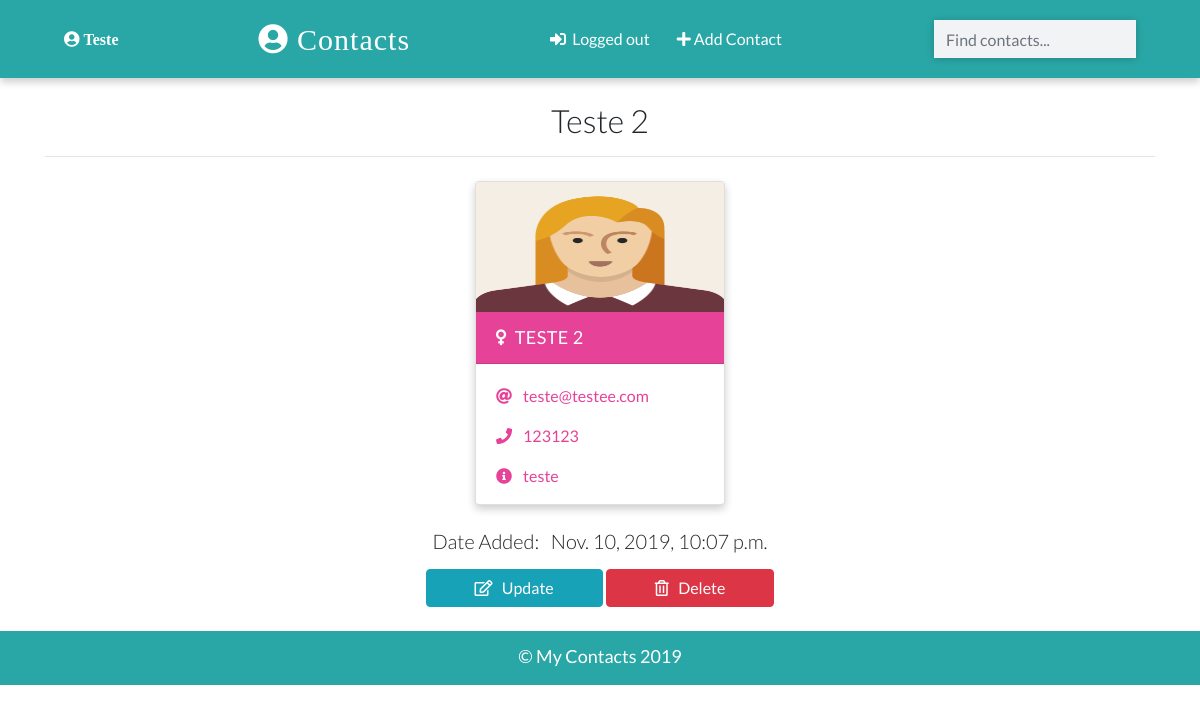
The page /detail/2 (signed in) on the database its author committed.
### app/models.py (models this page shows, shortened)
class Contact(models.Model):
    manager = models.ForeignKey(User, on_delete=models.CASCADE, default=None)
    name = models.CharField(max_length=20)
    email = models.EmailField(max_length=100, unique = True)
    phone = models.IntegerField(unique = True)
    info = models.CharField(max_length=30)
    gender = models.CharField(max_length=50, choices =(
        ('male', 'Male'),
        ('female', 'Female'),
        ('other', 'Other')
    ))
    image = models.ImageField(upload_to='images/', blank = True)
    date_added = models.DateTimeField(default=datetime.now)
    class Meta:
        ordering = ['-id']

### app/views.py (the view)
# urls.py: path('detail/<int:pk>', views.ContactDetailView.as_view(), name="detail"),
class ContactDetailView(LoginRequiredMixin, DetailView):
    template_name = 'detail.html'
    model = Contact
    context_object_name = 'contact'

### templates/detail.html (shortened to what this page needs)
{% extends 'base.html' %}
{% load static %}
{% block content %}
{% if contact.manager == request.user %}
    <div class="container">
        <h2 class="heading font-weight-light text-center">{{contact.name}}</h2>
        <hr/>
    </div>
    <div class="container main-part">
        {% include 'partials/_card.html' %}
    </div>
    <div class="container mt-3">
        <h5 class="text-center my-3 font-weight-light">Date Added: &nbsp; {{contact.date_added}}</h5>
        <p class="text-center text-white">
            <a class="btn btn-info px-5" href="{% url 'update' contact.id %}">
            <i class="far fa-edit"></i> &nbsp; Update
            </a>
            <a class="btn btn-danger px-5" href="{% url 'delete' contact.id %}">
            <i class="far fa-trash-alt"></i> &nbsp; Delete
            </a>
        </p>
    </div>
{% else %}
    <div class="container">
        <h2 class="heading font-weight-light text-center">You don't have acess to this page.</h2>
    </div>
{% endif %}
{% endblock content %}

### templates/base.html (shortened to what this page needs)
{% load static %}
<!DOCTYPE html>
<html lang="en">
  <head>
    <link
      rel="stylesheet"
      href="https://stackpath.bootstrapcdn.com/bootstrap/4.2.1/css/bootstrap.min.css"
    />
    <link rel="stylesheet" href="{% static './css/main.css' %}" />
    <link
      rel="stylesheet"
      href="https://use.fontawesome.com/releases/v5.6.3/css/all.css"
    />
  </head>
  <body>
    <nav>
      {% if request.user.is_authenticated %}
        <i class="text-white fas fa-user-circle"> {{user.username}}</i>
      {% endif %}
      <a class="logo" href="{% url 'home' %}">
        <i class="fas fa-user-circle"></i>&nbsp;Contacts
      </a>
      <p class="feature-link m-0 p-0">
      {% if request.user.is_authenticated %}
      <a href="{% url 'logout' %}" class="mr-4 text-white">
      <i class="fas fa-sign-in-alt"> </i>&nbsp; Logged out
      </a>
      <a href="{% url 'create' %}" class="mr-4 text-white">
      <i class="fas fa-plus"> </i>&nbsp;Add Contact
      </a>
      {% endif %}
      </p>
      <form class="form-inline my-2" action="{% url 'search' %}" method="GET">
        <input
          class="form-control search-box"
          type="search"
          placeholder="Find contacts..."
          name = "search_term"
          value = "{{search_term}}"
        />
      </form>
    </nav>
    <br />
    {% block content%}
    {% endblock content %}
    <footer class="mt-4 p-2">
      <p class="text-center p-1 m-0">&copy; My Contacts 2019</p>
    </footer>
  </body>
</html>

### templates/partials/_card.html
{% load static %} {% if contact.gender == 'male'  %}
  <div class="card my-2 mx-2 boy-card {% if 'detail' in request.path %} mx-auto w-25 {% endif %}">
    <img src=" {% if contact.image %}
    {{ contact.image.url }}
    {% else %}
    {% static './images/boy.png' %}
    {% endif %} " class="img-fluid" />
    <div class="card-header">
      <a href="{% url 'detail' contact.id %}" class="text-white header-link"
        ><i class="fas fa-mars mr-2"></i> {{ contact.name }} </a
      >
    </div>
    <div class="card-body pb-0">
      <p>
        <i class="fas fa-at mr-2"></i>
        <a href="mailto:{{ contact.email }}">{{ contact.email }}</a>
      </p>
      <p>
        <i class="fas fa-phone mr-2"></i>
        <a href="tel:{{ contact.phone }}">{{ contact.phone }}</a>
      </p>
      <p><i class="fas fa-info-circle mr-2"></i> {{ contact.info }} </p>
    </div>
  </div>
{% else %}
<div class="card my-2 mx-2 girl-card">
  <img src=" {% if contact.image %}
    {{ contact.image.url }}
    {% else %}
    {% static './images/girl.png' %}
    {% endif %} " class="img-fluid" />
  <div class="card-header">
    <a href="{% url 'detail' contact.id %}" class="text-white header-link">
      <i class="fas fa-venus mr-2"></i>{{ contact.name }}</a>
  </div>
  <div class="card-body pb-0">
    <p>
      <i class="fas fa-at mr-2"></i>
     <a href="mailto:{{ contact.email }}">{{ contact.email }}</a>
    </p>
    <p>
      <i class="fas fa-phone mr-2"></i>
      <a href="tel:{{ contact.phone }}">{{ contact.phone }}</a>
    </p>
    <p><i class="fas fa-info-circle mr-2"></i> {{ contact.info }}</p>
  </div>
</div>
{% endif %}

### static/css/main.css (style rules this page uses)
:root { --back: #29a7a6; --girl: #e64298; --boy: #2874dd; }
body { font-family: Lato, sans-serif; }
nav { font-weight: light; display: flex; justify-content: space-around; background-color: var(--back); align-items: center; padding-top: 12px; padding-bottom: 12px; box-shadow: 0 4px 8px 0 rgba(0, 0, 0, 0.2); }
.logo { font-size: 30px; letter-spacing: 1px; color: white; padding: 2px 12px; border-radius: 8px; font-family: cursive; }
.search-box { border-radius: 0px !important; width: 250px; border: none !important; background-color: #f2f3f5 !important; box-shadow: 0 1px 8px 0 rgba(0, 0, 0, 0.2); }
.card { box-shadow: 0 4px 8px 0 rgba(0, 0, 0, 0.2); transition: 0.3s; min-width: 250px; box-sizing: border-box; }
img { height: 130px !important; }
.card-header { font-size: 18px; letter-spacing: 0.5px; text-transform: uppercase; }
.girl-card .card-header { background-color: var(--girl); }
.girl-card .card-body, .girl-card .card-body p a { color: var(--girl); }
.card-body p { cursor: pointer; }
.main-part { display: flex; flex-wrap: wrap; justify-content: space-evenly; }
footer { background-color: var(--back); color: white; font-size: 18px; border-bottom: 3px solid var(--back); }

### rows shown on the page
Contact: name "Teste 2", name "TESTE 2", email "teste@testee.com", phone "123123", info "teste", date_added "Nov. 10, 2019, 10:07 p.m."

### other values the page prints
{{ user.username }} "Teste"
